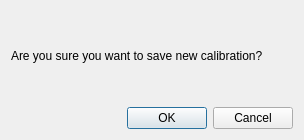
<?xml version="1.0" encoding="UTF-8"?>
<ui version="4.0">
 <class>CalibrationDoneDialog</class>
 <widget class="QDialog" name="CalibrationDoneDialog">
  <property name="geometry">
   <rect>
    <x>0</x>
    <y>0</y>
    <width>304</width>
    <height>140</height>
   </rect>
  </property>
  <property name="windowTitle">
   <string>Dialog</string>
  </property>
  <layout class="QVBoxLayout" name="verticalLayout">
   <item>
    <widget class="QLabel" name="label">
     <property name="text">
      <string>Are you sure you want to save new calibration?</string>
     </property>
    </widget>
   </item>
   <item>
    <widget class="QDialogButtonBox" name="buttonBox">
     <property name="orientation">
      <enum>Qt::Horizontal</enum>
     </property>
     <property name="standardButtons">
      <set>QDialogButtonBox::Cancel|QDialogButtonBox::Ok</set>
     </property>
    </widget>
   </item>
  </layout>
 </widget>
 <resources/>
 <connections>
  <connection>
   <sender>buttonBox</sender>
   <signal>accepted()</signal>
   <receiver>CalibrationDoneDialog</receiver>
   <slot>accept()</slot>
   <hints>
    <hint type="sourcelabel">
     <x>248</x>
     <y>254</y>
    </hint>
    <hint type="destinationlabel">
     <x>157</x>
     <y>274</y>
    </hint>
   </hints>
  </connection>
  <connection>
   <sender>buttonBox</sender>
   <signal>rejected()</signal>
   <receiver>CalibrationDoneDialog</receiver>
   <slot>reject()</slot>
   <hints>
    <hint type="sourcelabel">
     <x>316</x>
     <y>260</y>
    </hint>
    <hint type="destinationlabel">
     <x>286</x>
     <y>274</y>
    </hint>
   </hints>
  </connection>
 </connections>
</ui>
